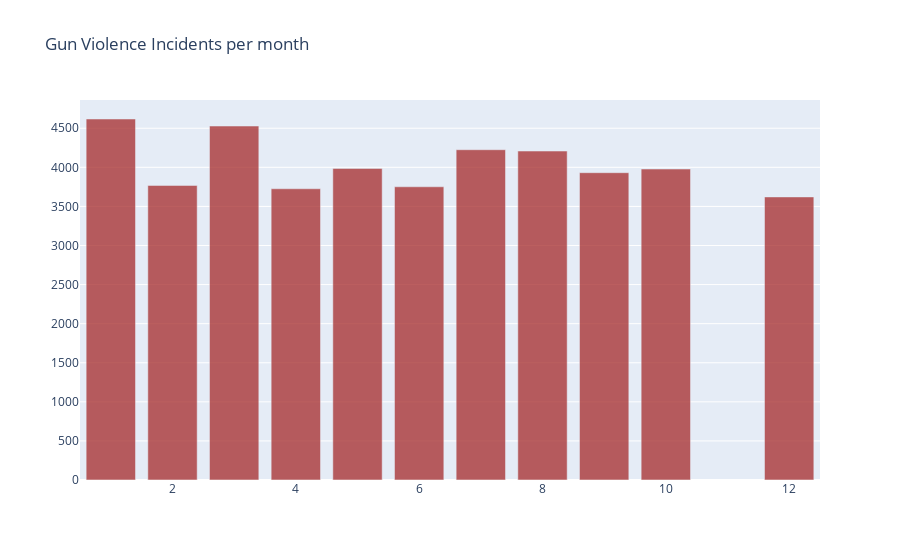

Notebook source saved alongside this figure:
### Code cell
x, y = create_stack_bar_data ('month')
print (x,y)
x = x[:-1]
y = y[:-1]
y = [n /5  for n in y]
trace1 = go.Bar(x =x, y=y, opacity = 0.75, name = "month count", marker = dict(color='brown'))
layout = dict (height = 400, title = 'Gun Violence Incidents per month', legend = dict (orientation="h"))
fig = go.Figure(data=[trace1], layout=layout)
iplot (fig)

### Figure 1 — Plotly figure (JSON) as saved in the notebook; plotly's stock layout.template omitted (floating-point values rounded to 4 significant figures)
{"data": [{"marker": {"color": "brown"}, "name": "month count", "opacity": 0.75, "x": [1, 3, 7, 8, 5, 10, 9, 2, 6, 4, 12], "y": [4618.0, 4528, 4225.0, 4208, 3986, 3978, 3931.0, 3768.0, 3751, 3726.0, 3621.0], "type": "bar"}], "layout": {"legend": {"orientation": "h"}, "title": {"text": "Gun Violence Incidents per month"}, "xaxis": {"type": "linear", "range": [0.5, 12.5], "autorange": true}, "yaxis": {"type": "linear", "range": [0, 4861.0], "autorange": true}, "autosize": true}}
